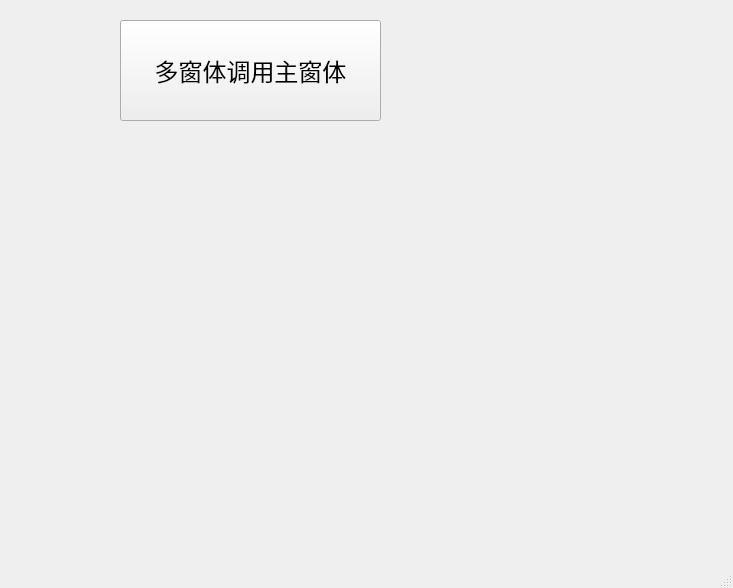
<?xml version="1.0" encoding="UTF-8"?>
<ui version="4.0">
 <class>MainWindow</class>
 <widget class="QMainWindow" name="MainWindow">
  <property name="geometry">
   <rect>
    <x>0</x>
    <y>0</y>
    <width>733</width>
    <height>588</height>
   </rect>
  </property>
  <property name="windowTitle">
   <string>MainWindow</string>
  </property>
  <widget class="QWidget" name="centralwidget">
   <widget class="QPushButton" name="pushButton">
    <property name="geometry">
     <rect>
      <x>120</x>
      <y>20</y>
      <width>261</width>
      <height>101</height>
     </rect>
    </property>
    <property name="font">
     <font>
      <family>汉仪旗黑-55</family>
      <pointsize>18</pointsize>
     </font>
    </property>
    <property name="text">
     <string>多窗体调用主窗体</string>
    </property>
   </widget>
  </widget>
  <widget class="QMenuBar" name="menubar">
   <property name="geometry">
    <rect>
     <x>0</x>
     <y>0</y>
     <width>733</width>
     <height>26</height>
    </rect>
   </property>
  </widget>
  <widget class="QStatusBar" name="statusbar"/>
 </widget>
 <resources/>
 <connections>
  <connection>
   <sender>pushButton</sender>
   <signal>clicked()</signal>
   <receiver>MainWindow</receiver>
   <slot>show()</slot>
   <hints>
    <hint type="sourcelabel">
     <x>216</x>
     <y>123</y>
    </hint>
    <hint type="destinationlabel">
     <x>306</x>
     <y>194</y>
    </hint>
   </hints>
  </connection>
 </connections>
</ui>
